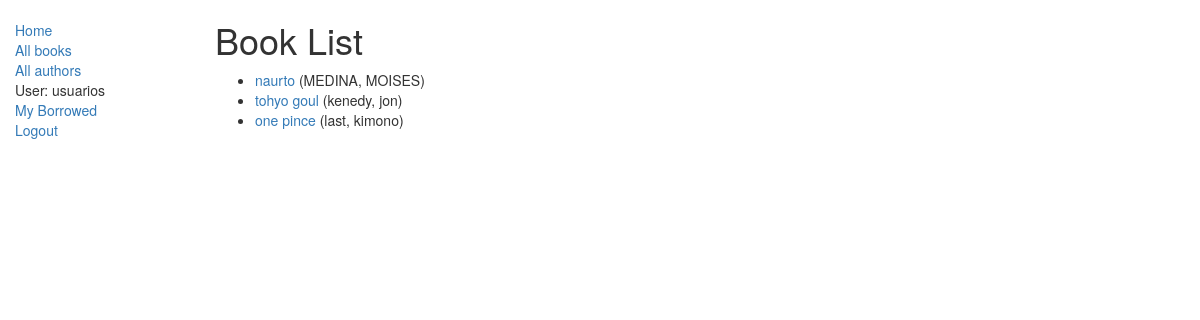
Screenshot of /holaApp/books/ (signed in) with the database file from the repository.
### holaApp/models.py (models this page shows, shortened)
class Book(models.Model):
    title = models.CharField(max_length=200)
    author = models.ForeignKey('Author', on_delete=models.SET_NULL, null=True)
    summary = models.TextField(max_length=1000, help_text="Ingrese una breve descripción del libro")
    isbn = models.CharField('ISBN',max_length=13, help_text='13 Caracteres <a href="https://www.isbn-international.org/content/what-isbn">ISBN number</a>')
    genre = models.ManyToManyField(Genre, help_text="Seleccione un genero para este libro")
    language = models.ForeignKey(
        'Language', on_delete=models.SET_NULL, null=True)
    def get_absolute_url(self):
        return reverse('book-detail', args=[str(self.id)])
    def display_genre(self):
        """
        Creates a string for the Genre. This is required to display genre in Admin.
        """
        return ', '.join([genre.name for genre in self.genre.all()[:3]])
    display_genre.short_description = 'Genre'

class Author(models.Model):
    first_name = models.CharField(max_length=100)
    last_name = models.CharField(max_length=100)
    date_of_birth = models.DateField(null=True, blank=True)
    date_of_death = models.DateField('Died', null=True, blank=True)
    def __str__(self):
        return '%s, %s' % (self.last_name, self.first_name)

### holaApp/views.py (the view)
class BookListView(LoginRequiredMixin, generic.ListView):
    login_url = '/accounts/login/'
    redirect_field_name = 'redirect_to'
    model = Book
    paginate_by = 10

### holaApp/templates/holaApp/book_list.html
{% extends "base_generic.html" %}
{% block content %}
    <h1>Book List</h1>
    {% if book_list %}
    <ul>
        {% for book in book_list %}
        <li>
            <a href="{{ book.get_absolute_url }}">{{ book.title }}</a> ({{book.author}})
        </li>
        {% endfor %}
    </ul>
    {% else %}
        <p>There are no books in the library.</p>
    {% endif %}
{% endblock %}

### holaApp/templates/base_generic.html (shortened to what this page needs)
<!DOCTYPE html>
<html lang="en">
<head>
    <link rel="stylesheet" href="https://maxcdn.bootstrapcdn.com/bootstrap/3.3.7/css/bootstrap.min.css">
    {% load static %}
    <link rel="stylesheet" href="{% static 'css/styles.css' %}">
</head>
<body>
    <div class="container-fluid">
        <div class="row">
            <div class="col-sm-2">
                {% block sidebar %}
                <ul class="sidebar-nav">
                    <li><a href="{% url 'index' %}">Home</a></li>
                    <li><a href="{% url 'books' %}">All books</a></li>
                    <li><a href="{%url 'authors' %}">All authors</a></li>
                    {% if user.is_authenticated %}
                        <li>User: {{ user.get_username }}</li>
                        <li><a href="{% url 'my-borrowed' %}">My Borrowed</a></li>
                        <li><a href="{% url 'logout'%}?next={{request.path}}">Logout</a></li>
                    {% else %}
                        <li><a href="{% url 'login'%}?next={{request.path}}">Login</a></li>
                    {% endif %}
                </ul>
                {% endblock %}
            </div>
            <div class="col-sm-10 ">
                {% block content %}{% endblock %}
            </div>
        </div>
    </div>
</body>
</html>

### holaApp/static/css/styles.css (style rules this page uses)
.sidebar-nav { margin-top: 20px; padding: 0; list-style: none; }

### rows the page displays
Book: title "naurto", author "MEDINA, MOISES"
Book: title "tohyo goul", author "kenedy, jon"
Book: title "one pince", author "last, kimono"

### other values shown
{{ user.get_username }} "usuarios"
